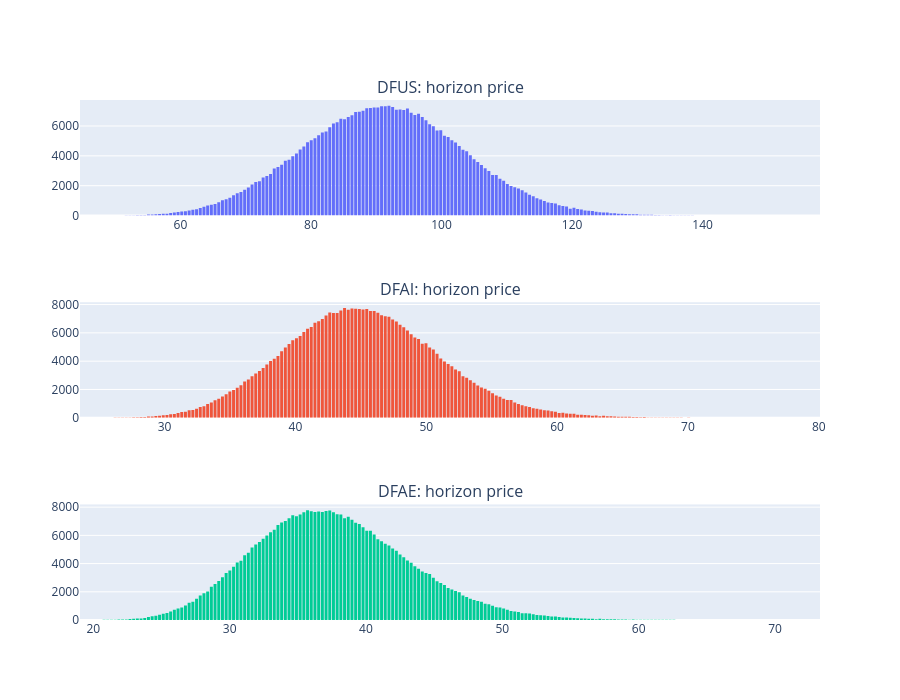

Notebook code cell kept with this figure:
### Markdown cell above
## Market distribution $X$: non-parametric scenarios

The market distribution is the scenario matrix of horizon prices — bootstrapped equities plus the cash column. One function builds it from a seed, so the optimizer's scenario set and every fresh set the evaluator grades on come out of the same generator.

### Code cell
def sample_market(seed: int, n_scenarios: int = N_SCENARIOS, history: np.ndarray = weekly_log_returns) -> np.ndarray:
    # joint projection of the invariants, invariant -> price, then the money-market column
    market_samples = scenario_market.sample_block_bootstrap_scenarios(
        weekly_log_returns=history,
        prices_vector=prices_vector,
        horizon_weeks=HORIZON_WEEKS,
        n_scenarios=n_scenarios,
        mean_block_length=mean_block_length,
        seed=seed,
    )
    return scenario_market.append_cash_column(market_samples, cash_horizon_value)


market_samples = sample_market(SEED)

# bin in numpy and plot bars: go.Histogram would embed all raw samples
# (4 x 400k floats, several MB) into the notebook JSON on every save.
fig = make_subplots(rows=3, cols=1, subplot_titles=[f"{name}: horizon price" for name in asset_symbol_list])
for column_index in range(len(asset_symbol_list)):
    counts, bin_edges = np.histogram(market_samples[:, column_index], bins=200)
    bin_centers = (bin_edges[:-1] + bin_edges[1:]) / 2
    fig.add_trace(go.Bar(x=bin_centers, y=counts, marker_line_width=0), row=column_index + 1, col=1)
fig.update_layout(showlegend=False, height=700)
fig.show()

horizon_log_returns = np.log(market_samples[:, :3] / prices_vector.ravel())
print("1-year log return, mean:", horizon_log_returns.mean(axis=0).round(4))
print("1-year log return, std: ", horizon_log_returns.std(axis=0).round(4))
print(f"cash column constant: {np.ptp(market_samples[:, 3]) == 0}")

### Figure 1 — Plotly figure (JSON) as saved in the notebook; plotly's stock layout.template omitted (floating-point values rounded to 4 significant figures; data arrays with more than 128 entries replaced by an {"elided": "..."} marker saying what was removed)
{"data": [{"marker": {"line": {"width": 0}}, "type": "bar", "x": {"elided": "200 float values"}, "xaxis": "x", "y": {"elided": "200 int values"}, "yaxis": "y"}, {"marker": {"line": {"width": 0}}, "type": "bar", "x": {"elided": "200 float values"}, "xaxis": "x2", "y": {"elided": "200 int values"}, "yaxis": "y2"}, {"marker": {"line": {"width": 0}}, "type": "bar", "x": {"elided": "200 float values"}, "xaxis": "x3", "y": {"elided": "200 int values"}, "yaxis": "y3"}], "layout": {"annotations": [{"font": {"size": 16}, "showarrow": false, "text": "DFUS: horizon price", "x": 0.5, "xanchor": "center", "xref": "paper", "y": 1.0, "yanchor": "bottom", "yref": "paper"}, {"font": {"size": 16}, "showarrow": false, "text": "DFAI: horizon price", "x": 0.5, "xanchor": "center", "xref": "paper", "y": 0.6111, "yanchor": "bottom", "yref": "paper"}, {"font": {"size": 16}, "showarrow": false, "text": "DFAE: horizon price", "x": 0.5, "xanchor": "center", "xref": "paper", "y": 0.2222, "yanchor": "bottom", "yref": "paper"}], "height": 700, "showlegend": false, "xaxis": {"anchor": "y", "domain": [0.0, 1.0]}, "xaxis2": {"anchor": "y2", "domain": [0.0, 1.0]}, "xaxis3": {"anchor": "y3", "domain": [0.0, 1.0]}, "yaxis": {"anchor": "x", "domain": [0.7778, 1.0]}, "yaxis2": {"anchor": "x2", "domain": [0.3889, 0.6111]}, "yaxis3": {"anchor": "x3", "domain": [0.0, 0.2222]}}}
